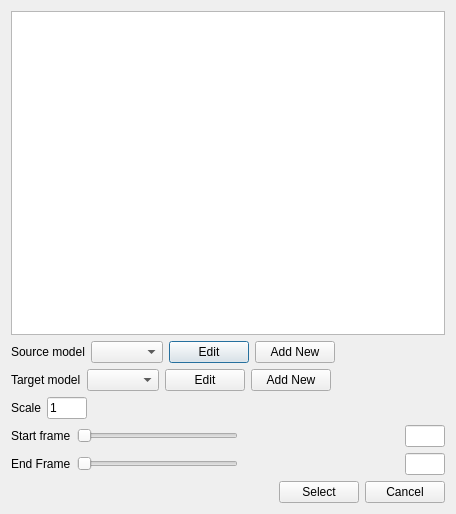
<?xml version="1.0" encoding="UTF-8"?>
<ui version="4.0">
 <class>Dialog</class>
 <widget class="QDialog" name="Dialog">
  <property name="geometry">
   <rect>
    <x>0</x>
    <y>0</y>
    <width>456</width>
    <height>514</height>
   </rect>
  </property>
  <property name="windowTitle">
   <string>Retarget Motion</string>
  </property>
  <layout class="QVBoxLayout" name="verticalLayout">
   <item>
    <widget class="QListWidget" name="sceneObjectListWidget"/>
   </item>
   <item>
    <layout class="QHBoxLayout" name="horizontalLayout_3">
     <item>
      <widget class="QLabel" name="label_2">
       <property name="text">
        <string>Source model</string>
       </property>
      </widget>
     </item>
     <item>
      <widget class="QComboBox" name="sourceModelComboBox"/>
     </item>
     <item>
      <widget class="QPushButton" name="editSourceSkeletonModel">
       <property name="text">
        <string>Edit</string>
       </property>
      </widget>
     </item>
     <item>
      <widget class="QPushButton" name="addNewSourceSkeletonModelButton">
       <property name="text">
        <string>Add New</string>
       </property>
      </widget>
     </item>
     <item>
      <spacer name="horizontalSpacer_3">
       <property name="orientation">
        <enum>Qt::Horizontal</enum>
       </property>
       <property name="sizeHint" stdset="0">
        <size>
         <width>40</width>
         <height>20</height>
        </size>
       </property>
      </spacer>
     </item>
    </layout>
   </item>
   <item>
    <layout class="QHBoxLayout" name="horizontalLayout_4">
     <item>
      <widget class="QLabel" name="label_3">
       <property name="text">
        <string>Target model</string>
       </property>
      </widget>
     </item>
     <item>
      <widget class="QComboBox" name="targetModelComboBox"/>
     </item>
     <item>
      <widget class="QPushButton" name="editTargetSkeletonModel">
       <property name="text">
        <string>Edit</string>
       </property>
      </widget>
     </item>
     <item>
      <widget class="QPushButton" name="addTartSkeletonModelButton">
       <property name="text">
        <string>Add New</string>
       </property>
      </widget>
     </item>
     <item>
      <spacer name="horizontalSpacer_4">
       <property name="orientation">
        <enum>Qt::Horizontal</enum>
       </property>
       <property name="sizeHint" stdset="0">
        <size>
         <width>40</width>
         <height>20</height>
        </size>
       </property>
      </spacer>
     </item>
    </layout>
   </item>
   <item>
    <layout class="QHBoxLayout" name="horizontalLayout">
     <item>
      <widget class="QLabel" name="label">
       <property name="text">
        <string>Scale</string>
       </property>
      </widget>
     </item>
     <item>
      <widget class="QLineEdit" name="scaleLineEdit">
       <property name="maximumSize">
        <size>
         <width>40</width>
         <height>16777215</height>
        </size>
       </property>
       <property name="text">
        <string>1</string>
       </property>
      </widget>
     </item>
     <item>
      <spacer name="horizontalSpacer_2">
       <property name="orientation">
        <enum>Qt::Horizontal</enum>
       </property>
       <property name="sizeHint" stdset="0">
        <size>
         <width>40</width>
         <height>20</height>
        </size>
       </property>
      </spacer>
     </item>
    </layout>
   </item>
   <item>
    <layout class="QHBoxLayout" name="horizontalLayout_5">
     <item>
      <widget class="QLabel" name="label_4">
       <property name="text">
        <string>Start frame</string>
       </property>
      </widget>
     </item>
     <item>
      <widget class="QSlider" name="startFrameSlider">
       <property name="orientation">
        <enum>Qt::Horizontal</enum>
       </property>
      </widget>
     </item>
     <item>
      <spacer name="horizontalSpacer_5">
       <property name="orientation">
        <enum>Qt::Horizontal</enum>
       </property>
       <property name="sizeHint" stdset="0">
        <size>
         <width>40</width>
         <height>20</height>
        </size>
       </property>
      </spacer>
     </item>
     <item>
      <widget class="QLineEdit" name="startFrameLineEdit">
       <property name="maximumSize">
        <size>
         <width>40</width>
         <height>16777215</height>
        </size>
       </property>
      </widget>
     </item>
    </layout>
   </item>
   <item>
    <layout class="QHBoxLayout" name="horizontalLayout_6">
     <item>
      <widget class="QLabel" name="label_5">
       <property name="text">
        <string>End Frame</string>
       </property>
      </widget>
     </item>
     <item>
      <widget class="QSlider" name="endFrameSlider">
       <property name="orientation">
        <enum>Qt::Horizontal</enum>
       </property>
      </widget>
     </item>
     <item>
      <spacer name="horizontalSpacer_6">
       <property name="orientation">
        <enum>Qt::Horizontal</enum>
       </property>
       <property name="sizeHint" stdset="0">
        <size>
         <width>40</width>
         <height>20</height>
        </size>
       </property>
      </spacer>
     </item>
     <item>
      <widget class="QLineEdit" name="endFrameLineEdit">
       <property name="maximumSize">
        <size>
         <width>40</width>
         <height>16777215</height>
        </size>
       </property>
      </widget>
     </item>
    </layout>
   </item>
   <item>
    <layout class="QHBoxLayout" name="horizontalLayout_2">
     <item>
      <spacer name="horizontalSpacer">
       <property name="orientation">
        <enum>Qt::Horizontal</enum>
       </property>
       <property name="sizeHint" stdset="0">
        <size>
         <width>40</width>
         <height>20</height>
        </size>
       </property>
      </spacer>
     </item>
     <item>
      <widget class="QPushButton" name="selectButton">
       <property name="text">
        <string>Select</string>
       </property>
      </widget>
     </item>
     <item>
      <widget class="QPushButton" name="cancelButton">
       <property name="text">
        <string>Cancel</string>
       </property>
      </widget>
     </item>
    </layout>
   </item>
  </layout>
 </widget>
 <resources/>
 <connections/>
</ui>
